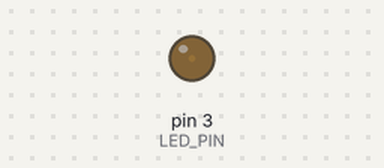
A sketch run on a simulated Arduino Uno, built with avr-gcc and run on an emulated ATmega328P. Shown: output pins drawn as LEDs (lit = HIGH).

Above: at 0.05 s.
At 1.05 s:
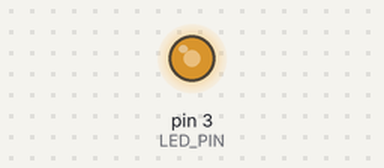
At 2.1 s:
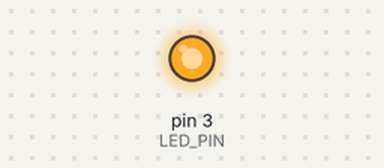
At 4.2 s:
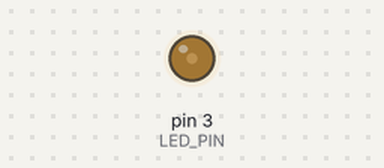
Timing chart, 0 to 5.9 s (numbered marks = the images above):
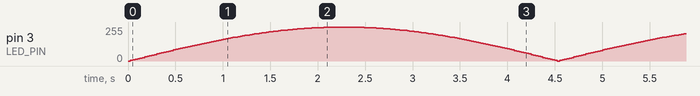

The sketch:

Experimento_03_-_LED_Pulsante_-_Porta_Digital.ino
```cpp
/* Curso de Bacharelado em Engenharia Elétrica - UNIFAP
 * Autores:
 *      - Lucas Almeida de Abreu;
 *      - Lucas do Nascimento Raiol;
 *      - Nathália de Castro Nascimento;
 * Data: 21/05/2022
 * Descrição:
 *     LED Pulsante - Porta Digital
 * Projeto do circuito em:
 *    https://www.tinkercad.com/things/79AAuAWOT19
 ------------------------------------------------------- */

// Definindo constantes
#define LED_PIN 3 // Constante LED_PIN referente a porta utilizada para o LED

// Inicializando variáveis globais
int ledVal = 0;
float valorDeSaida = 0.0;

// Calculo de pulso do LED
void pulsaLed() {
  for(int i = 0; i < 180; i++) {
    ledVal = int(sin(i * (PI / 180)) * 255);
    analogWrite(LED_PIN, ledVal);
    delay(25);
  }
}

void setup() {
  pinMode(LED_PIN, OUTPUT); // Configurando a porta LED_PIN como saída
}

void loop() {
  pulsaLed();
}
```
